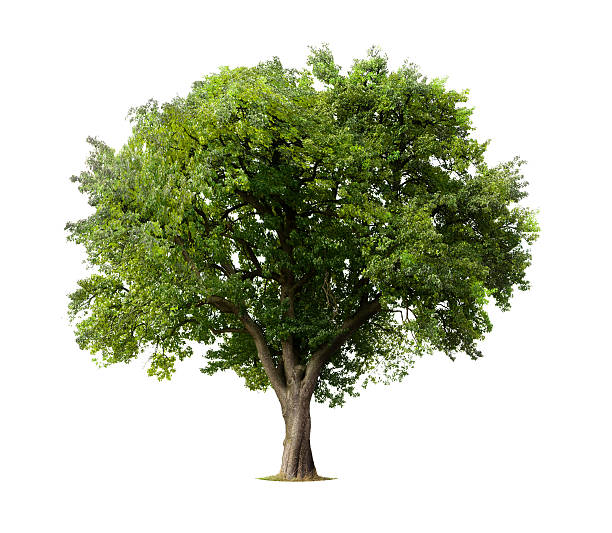
#> input picture tree.jpg, 612 x 533 px
$ python rotate.py
#> lines starting #> are read from the running program, lines starting #| are printed output that depends on the picture
import cv2 as cv
import numpy as np

img = cv.imread('tree.jpg')
#> img is the input picture: shape (533, 612, 3); mean B, G, R 176.5, 196.7, 191.3
cv.imshow('OriginalImage', img)
resized_img = cv.resize(img, None, fx=0.5, fy=0.5)
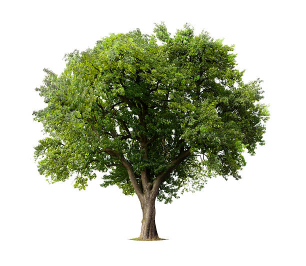
#> resized_img: shape (266, 306, 3); mean B, G, R 176.4, 196.7, 191.2
cv.imshow('scalled down Image', resized_img)

rotated_image = cv.rotate(resized_img, cv.ROTATE_90_CLOCKWISE)
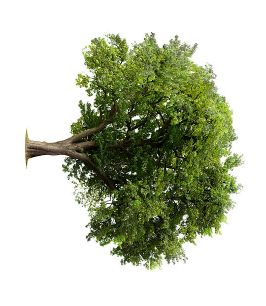
#> rotated_image: shape (306, 266, 3); mean B, G, R 176.4, 196.7, 191.2

cv.imshow('Rotated Image', rotated_image)
height, width = resized_img.shape[:2]
#> height = 266; width = 306

quarter_height, quarter_width = height / 4, width / 4
#> quarter_height = 66.5; quarter_width = 76.5

T = np.float32([[1, 0, quarter_width], [0, 1, quarter_height]])
#> T = [[1, 0, 76.5], [0, 1, 66.5]]


img_translation = cv.warpAffine(resized_img, T, (width, height))
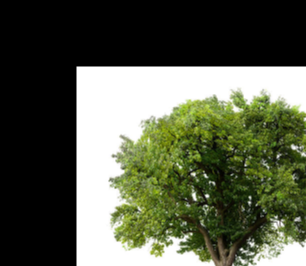
#> img_translation: shape (266, 306, 3); mean B, G, R 73.6, 91.8, 86.8


cv.imshow('Translation', img_translation)
cv.waitKey(0)
if cv.waitKey(1) & 0xFF == ord('q'):
# cv.waitKey(0)
#> (key q is pressed here)
    cv.destroyAllWindows()
